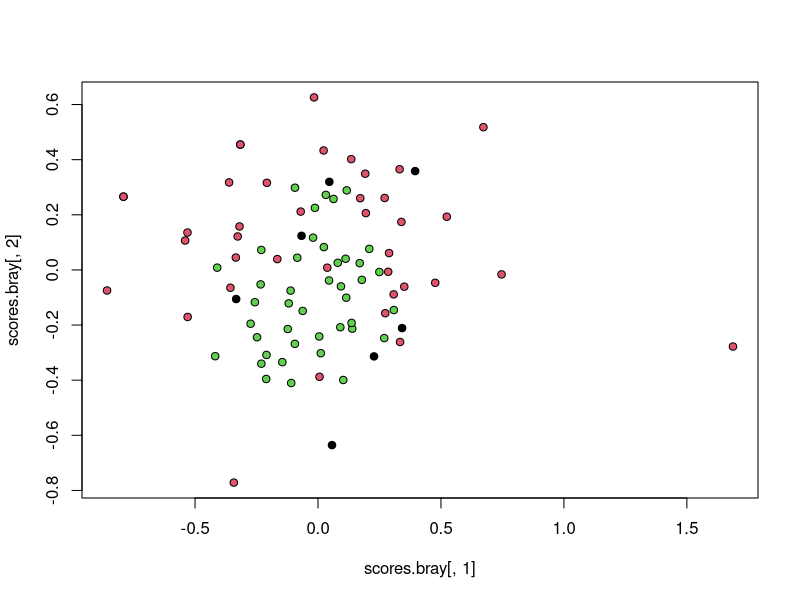
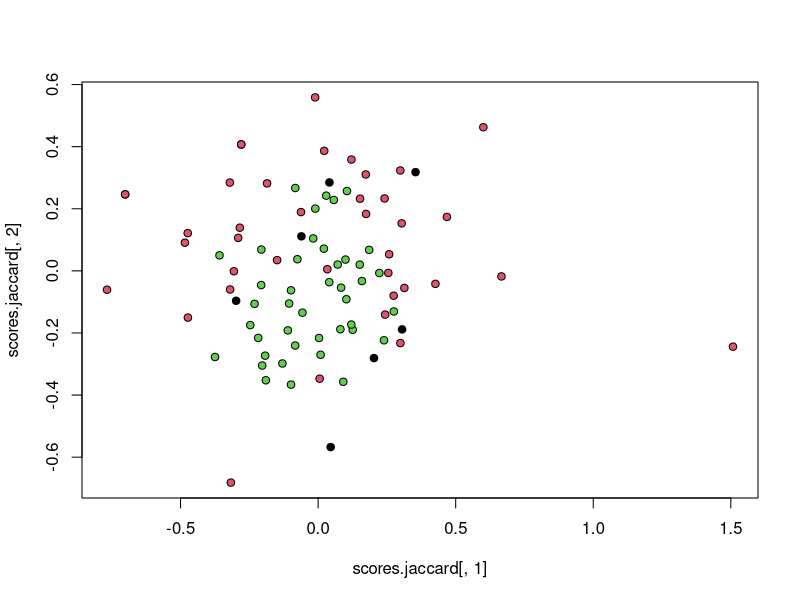
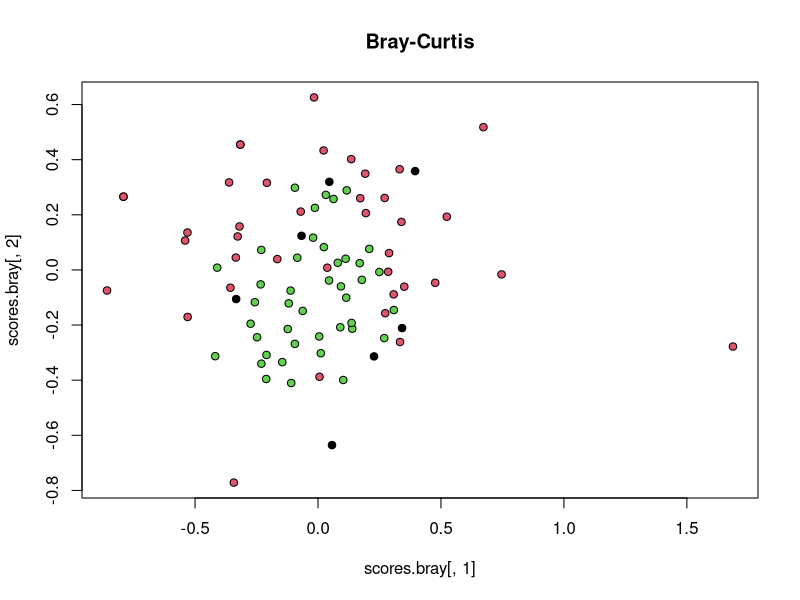

R code for these plots, in order:
library(vegan)
setwd("/home/pavel/Profissional/Pesquisa/MyPapers-Working/SeedRainEdge")
dados <- read.table("dados_morfotipo.txt", header=T)

dados.expl <- dados[,1:2]
dados.resp <- as.matrix(dados[,-c(1,2)])
dados.expl$Ambiente <- ifelse(dados.expl$Distancia < 0, "Fire", "Forest")
dados.expl$Ambiente[dados.expl$Distancia==0] <- "Edge"
dados.expl$Ambiente <- as.factor(dados.expl$Ambiente)

# Remove species with less than five occurrence

freq <- apply(dados.resp, 2, function(x) sum(x>0))

dados.resp2 <- dados.resp[,freq>5]

# Remove sites with no species
freq2 <- apply(dados.resp2, 1, sum)

dados.resp3 <- dados.resp2[freq2>0,]

dados.expl2 <- dados.expl[freq2>0,]

# NMDS

NMDS.bray <- metaMDS(dados.resp3, try=100, trymax=100)
NMDS.bray # Stress = 0.20
scores.bray <- scores(NMDS.bray, display="sites")
plot(scores.bray[,2] ~ scores.bray[,1], pch=21, bg=as.numeric(dados.expl2$Ambiente))

NMDS.jaccard <- metaMDS(dados.resp3, distance="jaccard", try=100, trymax=100)
scores.jaccard <- scores(NMDS.jaccard, display="sites")
plot(scores.jaccard[,2] ~ scores.jaccard[,1], pch=21, bg=as.numeric(dados.expl2$Ambiente))

png(filename="SeedRainEdge_NMDS_bray.png", height=20, width=20, unit="cm", res=300)
plot(scores.bray[,2] ~ scores.bray[,1], pch=21, bg=as.numeric(dados.expl2$Ambiente), main="Bray-Curtis")
dev.off()

### Can't resist a PERMANOVA, now can I?

permanova.bray <- adonis(dados.resp3 ~ dados.expl2$Ambiente, permutations=4999)
permanova.bray




